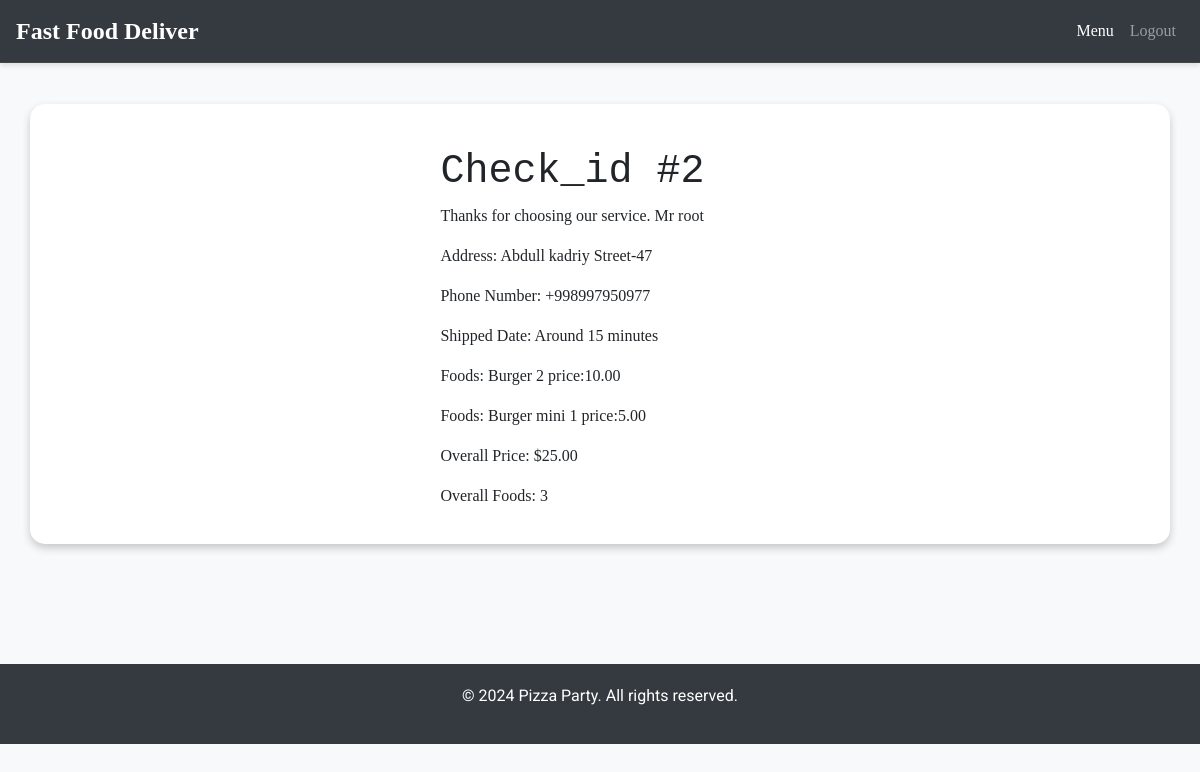
The app's page /admin_shipment_detail/2/shipment/ (signed in) with its own data.
### fast_food/models.py (models this page shows, shortened)
class Shipment(models.Model):
    order = models.OneToOneField(Order, on_delete=models.CASCADE)
    address = models.TextField()
    phone_number = models.CharField(max_length=255)
    shipped_date = models.DateTimeField(null=True, blank=True)

class Order(models.Model):
    user = models.ForeignKey(User, on_delete=models.CASCADE)
    foods = models.ManyToManyField(Food, through='OrderItem')
    order_date = models.DateTimeField(default=timezone.now)
    total_price = models.DecimalField(max_digits=10, decimal_places=2, default=0)
    shipped = models.BooleanField(default=False)
    def overall_price(self):
        basket_products = self.orderitem_set.all()
        total = sum(order.get_total() for order in basket_products)
        return total
    def product_all_quantity(self):
        basket_products =  self.orderitem_set.all()
        total = sum (order.quantity for order in basket_products)
        return total

class OrderItem(models.Model):
    order = models.ForeignKey(Order, on_delete=models.CASCADE)
    food = models.ForeignKey(Food, on_delete=models.CASCADE)
    quantity = models.IntegerField(default=0, null=True, blank=True)
    def get_total(self):
        return self.food.price * self.quantity

class Food(models.Model):
    name = models.CharField(max_length=255)
    description = models.TextField()
    price = models.DecimalField(max_digits=10, decimal_places=2)
    image = models.ImageField(upload_to='food_images/', blank=True, null=True)

### fast_food/views.py (the view)
# urls.py: path('admin_shipment_detail/<int:order_id>/shipment/', admin_shipment_detail, name='admin_shipment_detail'),
@staff_member_required
def admin_shipment_detail(request, order_id):
    order = get_object_or_404(Order, pk=order_id)
    shipment = get_object_or_404(Shipment, order=order)
    username = order.user.username
    overall_price = sum(item.get_total() for item in order.orderitem_set.all())
    order1 = order.product_all_quantity()
    order_overall_price = order.overall_price()
    return render(request, 'admin_shipment_detail.html', {'shipment': shipment,'order1':order1,' order_overall_price': order_overall_price, 'username': username,'order': order, 'overall_price': overall_price})

### fast_food/templates/admin_shipment_detail.html (shortened to what this page needs)
{% extends 'navbar.html' %}
{% block content %}
    <br>
    <br>
    <div class=" container card animate__animated animate__fadeIn animate__delay-1s" style="">
       <div  style="margin-left:36%; font-family:  'Bahnschrift';">
        <h1 class="mt-4" style="font-family: monospace"; >Check_id #{{ shipment.order.id }}</h1>
        <p>Thanks for choosing our service. Mr {{ username }}</p>
        <p>Address: {{ shipment.address }}</p>
        <p>Phone Number: {{ shipment.phone_number }}</p>
        <p>Shipped Date: {% if shipment.shipped_date %}{{ shipment.shipped_date }}{% else %}Around 15 minutes{% endif %}</p>
        {% for item in order.orderitem_set.all %}
            <p>Foods: {{ item.food.name }} {{ item.quantity }} <span>price:{{ item.food.price }}</span></p>
        {% endfor %}
        <p>Overall Price: ${{ overall_price }}</p>
        <p>Overall Foods: {{ order1}}</p>
    </div>
    </div>
    </div>
{% endblock %}

### fast_food/templates/navbar.html (style rules this page uses)
.container { padding: 20px 0; }
.animate__animated { animation-duration: 1s; }
body { font-family: 'Roboto', 'Bebas Neue',sans-serif; padding-top: 56px; background-color: #f8f9fa; }
.card { border: none; border-radius: 15px; box-shadow: 0 4px 8px 0 rgba(0, 0, 0, 0.2); transition: 0.3s; margin-bottom: 20px; overflow: hidden; opacity: 0; }

### records on screen
Shipment: order.id "2", address "Abdull kadriy Street-47", phone_number "+998997950977"
OrderItem: food.name "Burger", quantity "2", food.price "10.00"
OrderItem: food.name "Burger mini", quantity "1", food.price "5.00"

### other values on screen
{{ username }} "root"
{{ overall_price }} "25.00"
{{ order1 }} "3"
